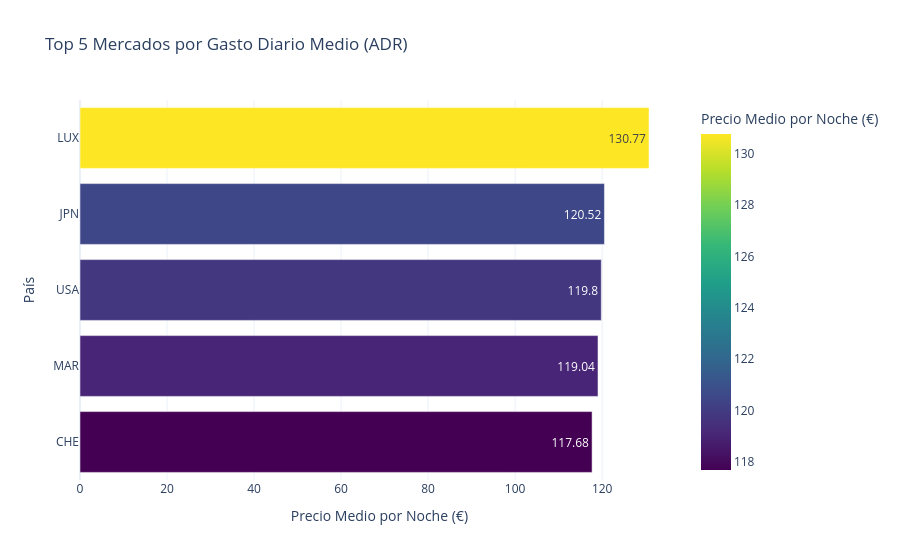

The notebook cell saved with this chart:
### Code cell
fig_countries = px.bar(df_countries, 
                       x='avg_daily_rate', 
                       y='country',
                       orientation='h',
                       title='Top 5 Mercados por Gasto Diario Medio (ADR)',
                       labels={'avg_daily_rate': 'Precio Medio por Noche (€)', 'country': 'País'},
                       text='avg_daily_rate',
                       color='avg_daily_rate',
                       color_continuous_scale='Viridis',
                       template='plotly_white')

fig_countries.update_layout(yaxis={'categoryorder':'total ascending'})
fig_countries.show()

### Figure 1 — Plotly figure (JSON) as saved in the notebook; plotly's stock layout.template omitted (floating-point values rounded to 4 significant figures)
{"data": [{"hovertemplate": "Precio Medio por Noche (€)=%{marker.color}<br>País=%{y}<extra></extra>", "legendgroup": "", "marker": {"color": [130.8, 120.5, 119.8, 119.0, 117.7], "coloraxis": "coloraxis", "pattern": {"shape": ""}}, "name": "", "orientation": "h", "showlegend": false, "text": [130.8, 120.5, 119.8, 119.0, 117.7], "textposition": "auto", "type": "bar", "x": [130.8, 120.5, 119.8, 119.0, 117.7], "xaxis": "x", "y": ["LUX", "JPN", "USA", "MAR", "CHE"], "yaxis": "y"}], "layout": {"barmode": "relative", "coloraxis": {"colorbar": {"title": {"text": "Precio Medio por Noche (€)"}}, "colorscale": [[0, "#440154"], [0.1111, "#482878"], [0.2222, "#3e4989"], [0.3333, "#31688e"], [0.4444, "#26828e"], [0.5556, "#1f9e89"], [0.6667, "#35b779"], [0.7778, "#6ece58"], [0.8889, "#b5de2b"], [1, "#fde725"]]}, "legend": {"tracegroupgap": 0}, "title": {"text": "Top 5 Mercados por Gasto Diario Medio (ADR)"}, "xaxis": {"anchor": "y", "domain": [0, 1], "title": {"text": "Precio Medio por Noche (€)"}}, "yaxis": {"anchor": "x", "categoryorder": "total ascending", "domain": [0, 1], "title": {"text": "País"}}}}
